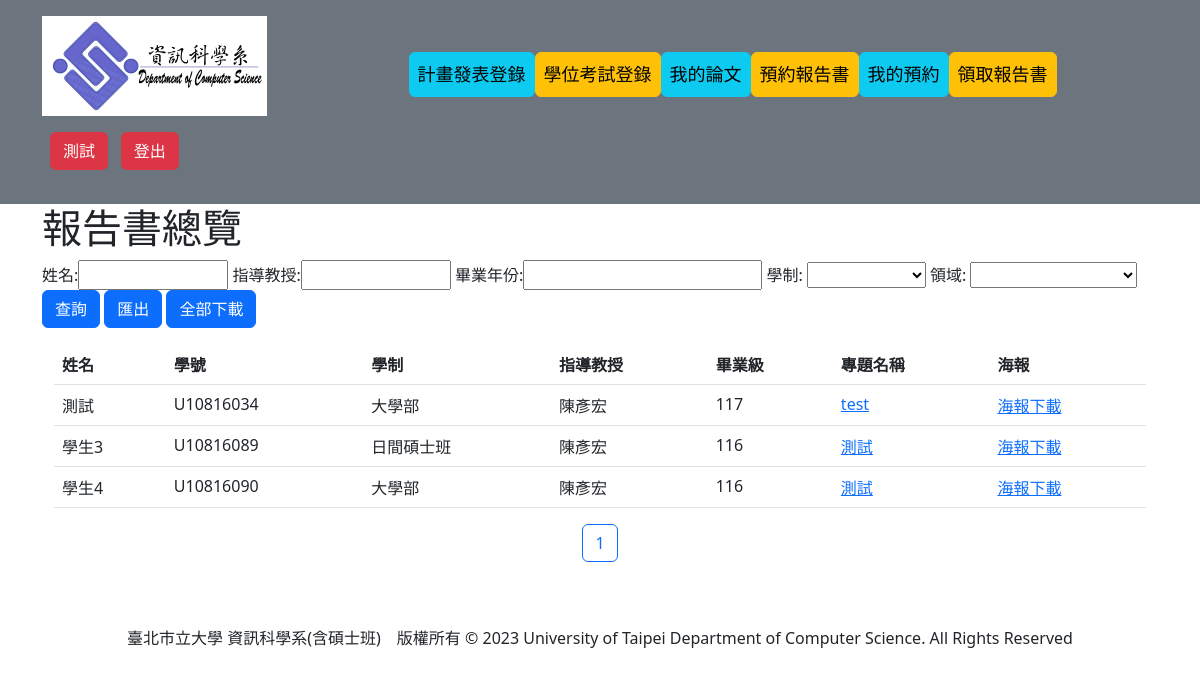
The app's page /DisplayProject (signed in) with its own data.
### student/models.py (models this page shows, shortened)
class User(AbstractUser):
    first_name = None
    last_name = None
    username = models.CharField(max_length=15, unique=True, null=True) #帳號
    name = models.CharField(max_length = 12) #姓名
    DEPARTMENT = ((0, '資訊科學系'),
                  (1, '外系'),)
    department = models.IntegerField(choices=DEPARTMENT, null=True, blank=True)
    IDENTITY=((0, '學士'),
              (1, '管理員'),
              (2, '碩士'))
    identity = models.IntegerField(choices=IDENTITY, default=0)
    graduateLevel = models.DecimalField(max_digits = 4, decimal_places = 0, default = timezone.now().year + 4)#畢業級
    USER_NAME_FIELD = 'username'
    class Meta:
        ordering = ["username"]
    def get_graduate_year(self):
        return (self.graduateLevel - 1911)

class Project(models.Model):
    user = models.ForeignKey(User, on_delete=models.PROTECT) #誰做這個專題的
    proposal = models.ForeignKey(Proposal, on_delete=models.PROTECT, blank = True, null = True)
    name = models.CharField(max_length = 30) #專題名稱
    report = models.FileField(upload_to = "Report/", default=None)#報告書電子檔
    poster = models.ImageField(upload_to = "Poster/", default=None)#海報或發表證明
    professor = models.CharField(max_length = 5)#指導教授
    FIELD = ((0, '軟體開發及程式設計'),
             (1, '網路及多媒體應用'),
             (2, '系統及演算法開發',))
    field = models.IntegerField(choices=FIELD, default=0)
    postDate = models.DateField(blank=True, null = True)#學位考試日期
    letter = models.FileField(upload_to='Uploaded Files/', blank=True, null=True, default=None)#同意函
    TYPE = ((0, '大學部'),
            (1, '日間碩士班'),
            (2, '碩士在職專班'),)
    type = models.IntegerField(choices=TYPE, default=0)
    POST = ((0, '研討會'),
            (1, '期刊'),)
    post = models.PositiveIntegerField(choices=POST, default = 0, blank=True, null = True)
    seminarDate = models.DateTimeField(blank=True, null = True)#研討會或期刊發行日期
    seminarName = models.CharField(max_length=20, blank=True, null = True)#研討會或期刊名稱
    journalNumber = models.DecimalField(max_digits = 10, decimal_places = 0, blank=True, null = True)#
    STATE = ((0, '專題'),
             (1, '已申請'),
             (2, '已取消'),)
    state = models.IntegerField(choices=STATE, default = 0)
    cancelapplication = models.FileField(upload_to='Cancel/', blank=True, null=True, default=None)
    class Meta:
        ordering = ["user"]

### student/views.py (the view, shortened to what this page needs)
# urls.py: path('DisplayProject', views.DisplayProject.as_view(), name='DisplayProject'),#專題瀏覽
class DisplayProject(LoginRequiredMixin, ListView):
    def get(self, request):
        project = Project.objects.all()
        paginator=Paginator(project, limit)
        page=request.GET.get('page')
        try:
            project=paginator.page(page)
        except PageNotAnInteger:
            project=paginator.page(1)
        except EmptyPage:
            project=paginator.page(paginator.num_pages)
        context = {
            'project': project,
        }
        return render(request, 'DisplayProject.html', context)

### templates/DisplayProject.html (shortened to what this page needs)
{% extends "layout.html" %}
{% block title %}報告書總覽{% endblock %}
{% block content %}
<form method = 'POST'>
    姓名:<input type = "search" name = "username" placeholder = "" style="width: 150px;">
    指導教授:<input type = "search" name = "professor" placeholder = "" style="width: 150px;">
    畢業年份:<input type = "search" name = "graduateLevel" placeholder="">
    學制:
    <select class = "select" name = "type">
        <option></option>
        <option value = '0' {% if level == '0' %} selected="selected" {% endif %}>大學部</option>
    </select>
    領域:
    <select class = "select" name = "field">
        <option></option>
        <option value = '0' {% if level == '0' %} selected="selected" {% endif %}>軟體開發及程式設計</option>
    </select>
    <input type="submit" class="btn btn-primary" name = "search" value="查詢" />
    <input type="submit" class="btn btn-primary" name = "export" value="匯出" />
    <input type="submit" class="btn btn-primary" name = "download" value="全部下載" />
</form>
    <div class="container">
        <table class="table">
            <thead>
                <tr>
                    <th scope="col">姓名</th>
                    <th scope="col">學號</th>
                    <th scope="col">學制</th>
                    <th scope="col">指導教授</th>
                    <th scope="col">畢業級</th>
                    <th scope="col">專題名稱</th>
                    <th scope="col">海報</th>
                </tr>
            </thead>
            <tbody>
                {% for project in project %}
                    <tr>
                        <td>{{ project.user.name }}</td>
                        <td>{{ project.user.username }}</td>
                        <td>{{ project.get_type_display }}</td>
                        <td>{{ project.professor }}</td>
                        <td>{{ project.user.get_graduate_year }}</td>
                        <td><a href="{{ project.report.url }}" target="_blank">{{ project.name }}</a></td>
                        <td><a href="{{ project.poster.url }}" target="_blank">海報下載</a></td>
                    </tr>
                {% endfor %}
            </tbody>
        </table>
    </div>
    <p style="text-align:center">
        {% for page_number in project.paginator.page_range %}
          {% ifequal page_number  project.number %}
            <button class="btn btn-outline-primary">{{ page_number }}</button>
          {% else %}
            <a href="?page={{ page_number }}" class="btn btn-primary">{{ page_number }}</a>
          {% endifequal %}
        {% endfor %}
    </p>
{% endblock %}

### templates/layout.html (shortened to what this page needs)
<!DOCTYPE>
<html lan = "en" dir = "ltr">
    <head>
         <link rel="stylesheet" href="https://cdn.jsdelivr.net/npm/bootstrap@5.2.0-beta1/dist/css/bootstrap.rtl.min.css">
    </head>
    <body>
    <header class="p-3 text-bg-secondary">
    <div class="container">
      <div class="d-flex flex-wrap align-items-center justify-content-center justify-content-lg-start" style="display: flex;font-size:large;">
        <p style="flex: 1;">
            {% load static %}
            <img src="{% static '/images/logo.jpg'%}" width="225px" height = "100px">
        </p>
        <p style="flex: 1;">
            <ul class="nav col-12 col-md-auto mb-2 justify-content-center mb-md-0">
                {% if user and user.is_authenticated %}
                    {% if user.identity == 0 %}
                        {% if user.department == 0 %}
                            {% if user.not_graduated %}
                                <li><a href="{% url 'PassProject' pk=user.id %}" class="nav-link px-2 text-black btn btn-info">專題繳交</a></li>
                                <li><a href="{% url 'PassLicense' pk=user.id %}" class="nav-link px-2 text-black btn btn-warning">證照登錄</a></li>
                            {% endif %}
                            <li><a href="{% url 'UserProject' pk=user.id %}" class="nav-link px-2 text-black btn btn-info">我的專題</a></li>
                            <li><a href="{% url 'UserLicense' pk=user.id %}" class="nav-link px-2 text-black btn btn-warning">我的證照</a></li>
                        {% endif %}
                        <li><a href="{% url 'BorrowPaper' pk=user.id%}" class="nav-link px-2 text-black btn btn-info">預約借用報告書</a></li>
                        <li><a href="{% url 'UserBooking' pk=user.id%}" class="nav-link px-2 text-black btn btn-warning">我的預約</a></li>
                        <li><a href="{% url 'GetEntityPaper' %}" class="nav-link px-2 text-black btn btn-info">領取報告書</a></li>
                    {% else %}
                        <li><a href="{% url 'PassProposal' pk=user.id %}" class="nav-link px-2 text-black btn btn-info">計畫發表登錄</a></li>
                        <li><a href="{% url 'PassFinal' pk=user.id %}" class="nav-link px-2 text-black btn btn-warning">學位考試登錄</a></li>
                        <li><a href="{% url 'UserProposalAndFinal' pk=user.id %}" class="nav-link px-2 text-black btn btn-info">我的論文</a></li>
                        <li><a href="{% url 'BorrowPaper' pk=user.id %}" class="nav-link px-2 text-black btn btn-warning">預約報告書</a></li>
                        <li><a href="{% url 'UserBooking' pk=user.id %}" class="nav-link px-2 text-black btn btn-info">我的預約</a></li>
                        <li><a href="{% url 'GetEntityPaper' %}" class="nav-link px-2 text-black btn btn-warning">領取報告書</a></li>
                    {% endif %}
                {% else %}
                    <li><a href="{% url 'Home' %}" class="nav-link px-2 text-black btn btn-info">首頁</a></li>
                {% endif %}
            </ul>
        </p>
        <p style="flex: 1;">
            {% if user.is_authenticated %}
                <div class="col-md-3 text-end">
                    <form method = "post" action = "{% url 'login' %}">{% csrf_token %}
                        <a href="{% url 'EditPassword' pk=user.id %}" class="btn btn-danger me-2">{{ user.name }}</a>
                        <a href="{% url 'logout' %}" class="btn btn-danger me-2">登出</a>
                    </form>
                </div>
            {% else %}
                <div class="col-md-3 text-end">
                    <a href="{% url 'login' %}" class="btn btn-warning me-2">登入</a>
                </div>
            {% endif %}
        </p>
      </div>
    </div>
  </header>
        <div class="container">
            <h1>{% block title %}{% endblock %}</h1>
        </div>
        <div class="container">
            {% block content %}{% endblock %}
        </div>
        <br><br>
        <div class="container" align="center">
            臺北市立大學 資訊科學系(含碩士班)　版權所有 © 2023   University of Taipei Department of Computer Science. All Rights Reserved
        </div>
    </body>
</html>

### records on screen
User: name "測試"
Project: user.name "測試", user.username "U10816034", type "大學部", professor "陳彥宏", user.get_graduate_year "117", name "test"
Project: user.name "學生3", user.username "U10816089", type "日間碩士班", professor "陳彥宏", user.get_graduate_year "116", name "測試"
Project: user.name "學生4", user.username "U10816090", type "大學部", professor "陳彥宏", user.get_graduate_year "116", name "測試"

### other values on screen
{{ page_number }} "1"
